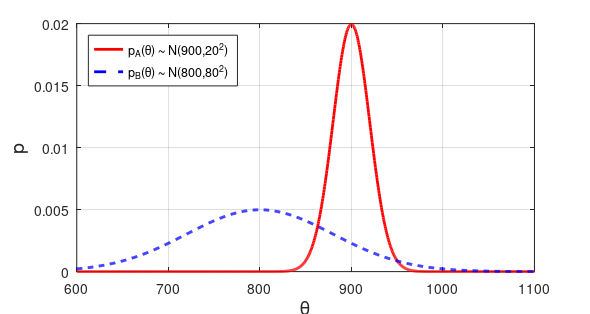
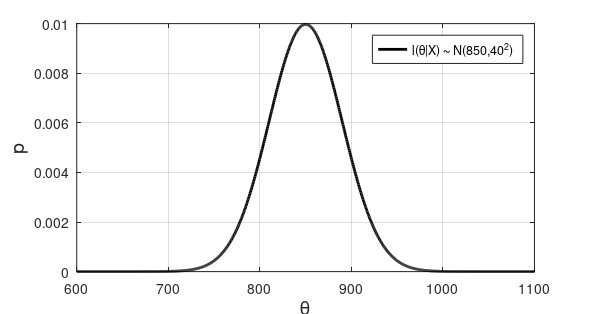
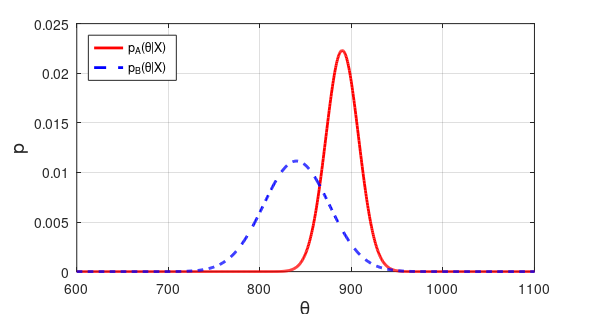
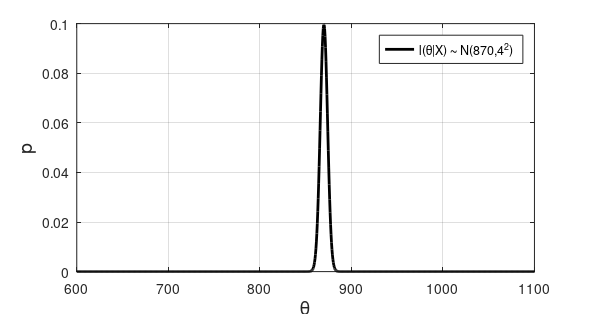

These charts were generated, in order, by the following MATLAB code:
% by Ehret, date: 17-11-06
clear all; close all;
% Beispiel: Bayes for a physical constants

% Definition der X-Werte
X = linspace(600,1100,1000);

% Beispiel 
% Prior-Verteilung des Beobachters A
% Normalverteilt mit mu_A = 900 und sigma_a = 20
mu_A = 900;
sigma_A = 20;
DeltaX = X(2)-X(1);
p_A = normpdf(X,mu_A, sigma_A);

% Prior-Verteilung des Beobachters B
% Normalverteilt mit mu_B = 800 und sigma_a = 80
mu_B = 800;
sigma_B = 80;
p_B = normpdf(X,mu_B, sigma_B);

% Plotten der Prior-Verteilungen von A und B
figure(1)
plot(X,p_A,'r-','linewidth',2)
hold on;
plot(X,p_B,'b--','linewidth',2)
grid on;
legend('p_A(\theta) \sim N(900,20^2)','p_B(\theta) \sim N(800,80^2)', ...
'Location','NorthWest')
xlabel('\theta','fontsize',14)
ylabel('p','fontsize',14)

set(gcf, 'PaperUnits', 'centimeters');
x_width=15 ;y_width= 8;
set(gcf, 'PaperPosition', [0 0 x_width y_width]);
print '-dpng' prior_A_Prior_B.png

% Annahme der Likelihood (Messung) als Normalverteilung mit l ~ N(850,40^2 ) 
mu_likeli = 850;
sigma_likeli = 40;
likelihood = normpdf(X,mu_likeli, sigma_likeli);

% Plotten der Likelihood
figure(2)
plot(X,likelihood,'k-','linewidth',2)
grid on;
legend('l(\theta|X) \sim N(850,40^2)')
xlabel('\theta','fontsize',14)
ylabel('p','fontsize',14)

set(gcf, 'PaperUnits', 'centimeters');
x_width=15 ;y_width= 8;
set(gcf, 'PaperPosition', [0 0 x_width y_width]);
print '-dpng' likelihood_1_Beobachtung.png


% Berechnung der Posterior fuer eine Beobachtung fuer A und B
% Posterior ~ Prior  x Likelihood
p_post_A_1 = p_A .* likelihood;
p_post_B_1 = p_B .* likelihood;

% Normierung des posterior mit Normierungskonstante 
% Nicht ganz korrekt, da eigentlich 
% von -\inf bis +\inf integriert bzw. summiert werden muesste

const_post_A1 = 1/sum(p_post_A_1*DeltaX);
p_post_A_1 = const_post_A1 * p_post_A_1 ;

const_post_B1 = 1/sum(p_post_B_1*DeltaX);
p_post_B_1 = const_post_B1 * p_post_B_1 ;

% Plotten der Posterior
figure(3)
plot(X,p_post_A_1,'r-','linewidth',2)
hold on;
plot(X,p_post_B_1,'b--','linewidth',2)
grid on;
legend('p_A(\theta|X)','p_B(\theta|X) ', ...
'Location','NorthWest')
xlabel('\theta','fontsize',14)
ylabel('p','fontsize',14)

set(gcf, 'PaperUnits', 'centimeters');
x_width=15 ;y_width= 8;
set(gcf, 'PaperPosition', [0 0 x_width y_width]);
print '-dpng' posterior_A_posterior_B.png

% Jetzt besteht die Likelihood aus 100 Stichproben
% Bei 100 Stichproben kann die Verteilung schmaler werden
% Wir nehmen eine Normalverteilung N(870, \sigma /sqrt(N)^2) an
N = 100;
sigma_likeli_100 = sigma_likeli / sqrt(N);
mu_likeli_100 = 870;
% Likelihood Funktion fuer 100 Stichproben
likelihood_100 = normpdf(X,mu_likeli_100, sigma_likeli_100);

figure(4)
plot(X,likelihood_100,'k-','linewidth',2)
grid on;
legend('l(\theta|X) \sim N(870,4^2)')
xlabel('\theta','fontsize',14)
ylabel('p','fontsize',14)

set(gcf, 'PaperUnits', 'centimeters');
x_width=15 ;y_width= 8;
set(gcf, 'PaperPosition', [0 0 x_width y_width]);
print '-dpng' likelihood_100_Beobachtung.png

% Berechnung der Posterior fuer 100 Beobachtungen fuer A und B
p_post_A_100 = p_A .* likelihood_100;
p_post_B_100 = p_B .* likelihood_100;

% Normierung des posterior mit Normierungskonstante 
% Nicht ganz korrekt, da eigentlich 
% von -\inf bis +\inf integriert bzw. summiert werden muesste
const_post_A_100 = 1/sum(p_post_A_100*DeltaX);
p_post_A_100 = const_post_A_100 * p_post_A_100 ;

const_post_B_100 = 1/sum(p_post_B_100*DeltaX);
p_post_B_100 = const_post_B_100 * p_post_B_100 ;

figure(5)
plot(X,p_post_A_100,'r-','linewidth',2)
hold on;
plot(X,p_post_B_100,'b--','linewidth',2)
grid on;
legend('p_A(\theta|X)','p_B(\theta|X) ', ...
'Location','NorthWest')
xlabel('\theta','fontsize',14)
ylabel('p','fontsize',14)

set(gcf, 'PaperUnits', 'centimeters');
x_width=15 ;y_width= 8;
set(gcf, 'PaperPosition', [0 0 x_width y_width]);
print '-dpng' posterior_A_posterior_B_100_Beobachtungen.png
